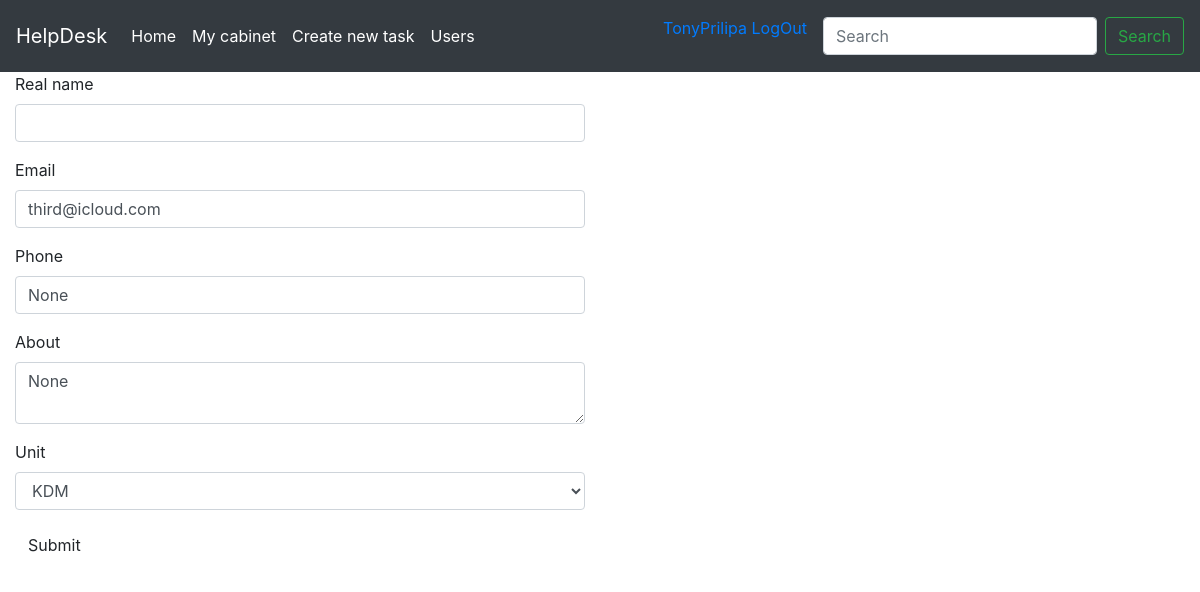
/users/edit-profile/Third (signed in), run on the app's committed database.
### models.py (models this page shows, shortened)
class User(UserMixin, db.Model):
    __tablename__ = 'users'
    id = db.Column(db.Integer, primary_key=True)
    username = db.Column(db.String(64), unique=True)
    email = db.Column(db.String(64), unique=True)
    password_hash = db.Column(db.String(128))
    real_name = db.Column(db.String(32))
    phone = db.Column(db.String(32))
    about = db.Column(db.Text(140))
    unit_id = db.Column(db.Integer, db.ForeignKey('units.id'))
    role_id = db.Column(db.Integer, db.ForeignKey('roles.id'))
    @property
    def password(self):
        raise AttributeError('password is not readable attribute')

### users/blueprint.py (the view)
@users.route('/edit-profile/<username>', methods=['GET', 'POST'])
@login_required
def edit_profile(username):
    form = EditProfileForm()
    user = User.query.filter_by(username=username).first()
    if form.validate_on_submit():
        user.real_name = form.real_name.data
        user.phone = form.phone.data
        user.about = form.about.data
        user.email = form.email.data
        user.unit = Unit.query.filter_by(name=form.unit.data).first()
        db.session.add(user)
        db.session.commit()
        return redirect(url_for('users.cabinet', username=username))
    elif request.method == 'GET':
        form.real_name.data = user.real_name
        form.phone.data = (user.phone or 'None')
        form.about.data = (user.about or 'None')
        form.email.data = (user.email)
    return render_template('users/edit_profile.html', form=form)

### users/form.py
class EditProfileForm(FlaskForm):
    real_name = StringField('Real name')
    email = StringField('Email', validators=[DataRequired(), Email()])
    phone = StringField('Phone')
    about = TextAreaField('About')
    unit = SelectField('Unit', choices=available_units(), validators=[DataRequired()])
    submit = SubmitField('Submit')

### models.py (called while the page is built)
@login_manager.user_loader
def load_user(user_id):
    return User.query.get(int(user_id))

### users/templates/users/edit_profile.html (shortened to what this page needs)
{% extends 'base.html' %}
{% import 'bootstrap/wtf.html' as wtf %}
{% block content %}
<div class="col-md-6">
    {{ wtf.quick_form(form) }}
</div>
{% endblock %}

### templates/base.html (shortened to what this page needs)
<!DOCTYPE html>
<html lang="en">
<head>
    <link rel="stylesheet" href="https://stackpath.bootstrapcdn.com/bootstrap/4.4.1/css/bootstrap.min.css">
</head>
<body>
<nav class="navbar navbar-expand-lg navbar-dark bg-dark">
  <a class="navbar-brand" href="{{url_for('index')}}">HelpDesk</a>
  <div class="collapse navbar-collapse" id="navbarSupportedContent">
    <ul class="navbar-nav mr-auto">
      <li class="nav-item active">
        <a class="nav-link" href="{{url_for('index')}}">Home</a>
      </li>
      <li class="nav-item active">
        <a class="nav-link" href="{{url_for('users.cabinet', username=current_user.username)}}">My cabinet</a>
      </li>
      <li class="nav-item active">
      <a class="nav-link" href="{{url_for('tickets.create')}}">Create new task</a>
      </li>
      <li class="nav-item active"><a class="nav-link" href="{{url_for('users.index')}}">Users</a></li>
    </ul>
      <ul>
          {% if current_user.username %}
        <a href="{{url_for('auth.logout')}}" class="nav-link">{{current_user.username}} LogOut</a>
        {% else %}
        <a href="{{url_for('auth.login')}}" class="nav-item active nav-link">LogIn</a>
        {% endif %}
      </ul>
    <form class="form-inline my-2 my-lg-0">
      <input class="form-control mr-sm-2" type="search" placeholder="Search" aria-label="Search">
      <button class="btn btn-outline-success my-2 my-sm-0" type="submit">Search</button>
    </form>
  </div>
</nav>
{% block content %} {% endblock %}
</body>
</html>

### data on the page
User: username "TonyPrilipa"
User: email "third@icloud.com", phone "None", about "None", unit "KDM"
